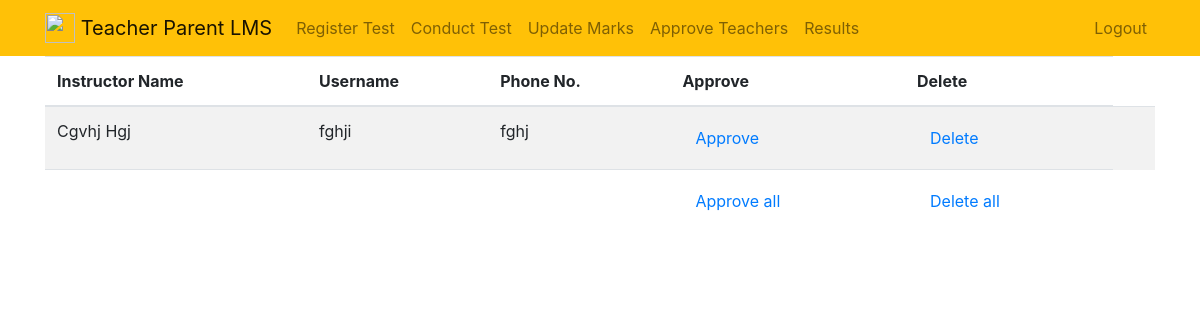
/t_approve/ (signed in), run on an earlier commit of the app's database.
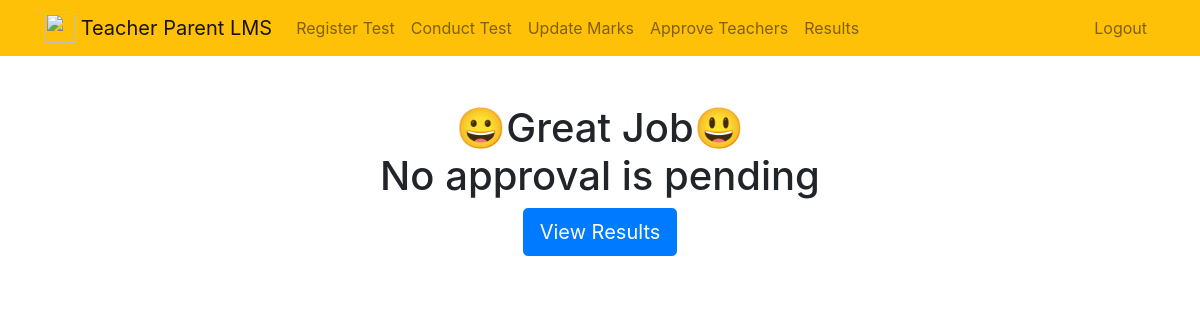
And on a later commit of the database.
### users/models.py (models this page shows, shortened)
class Teacher(models.Model):
    name = models.CharField(verbose_name='Full Name', max_length=30)
    ssn = models.OneToOneField(to=CustomUser, on_delete=models.CASCADE,
                               verbose_name='Teacher ID', primary_key=True, to_field='id')
    phone = PhoneNumberField(verbose_name='Phone No.', unique=True)

### users/customuser.py (models this page shows)
class CustomUser(AbstractUser):
    USER_TYPE_CHOICES = (
        (1, 'student'),
        (2, 'parent'),
        (3, 'teacher')
    )
    user_type = models.PositiveSmallIntegerField(
        verbose_name='Profession', choices=USER_TYPE_CHOICES, blank=True, null=True)

### users/views.py (the view, shortened to what this page needs)
# urls.py: path('t_approve/', views.approve_teacher, name='approve_teacher'),
@login_required
def approve_teacher(request):
    if request.user.is_superuser:       # only a superuser can approve or delete
        if request.method == 'GET':
            un_auth_users = CustomUser.objects.filter(user_type=None)
            teachers = Teacher.objects.filter(
                ssn__in=un_auth_users.values_list('id', flat=True))
            return render(request, 'approve_teacher.html', {'teachers': teachers})
    else:
        return HttpResponseForbidden("Response Forbidden")

### users/templates/approve_teacher.html (shortened to what this page needs)
{% extends "base.html" %}
{% block content %}
{% if teachers %}
<table class="table table-striped table-hover">
    <thead>
        <tr>
            <th scope="col">Instructor Name</th>
            <th scope="col">Username</th>
            <th scope="col">Phone No.</th>
            <th scope="col">Approve</th>
            <th scope="col">Delete</th>
        </tr>
    </thead>
    <tbody>
        {% for i in teachers %}
        <tr>
            <td>{{i.name}}</td>
            <td>{{i.ssn}}</td>
            <td>{{i.phone}}</td>
            <td>
                <form action="" method="POST">
                    <button class="btn btn-link">Approve</button>
                </form>
            </td>
            <td>
                <form action="" method="POST">
                    <button class="btn btn-link">Delete</button>
                </form>
            </td>
            <td>
            </td>
        </tr>
        {% endfor %}
        <tr>
            <td></td>
            <td></td>
            <td></td>
            <td>
                <form action="" method="POST">
                    <button class="btn btn-link">Approve all</button>
                </form>
            </td>
            <td>
                <form action="" method="POST">
                    <button class="btn btn-link">Delete all</button>
                </form>
            </td>
        </tr>
    </tbody>
</table>
{% else %}
<div class="row justify-content-center mt-5">
    <div class="col-md-7 text-center">
        <h1>😀Great Job😃<br>No approval is pending</h1>
        <a role="button" class="btn btn-primary btn-lg" href="{% url 'tests' %}">View Results</a>
    </div>
</div>
{% endif %}
{% endblock %}

What changed in the data, as far as the page shows it:
removed Teacher: name "Cgvhj Hgj", ssn "fghji", phone "fghj"
Also different on the page:
text no longer shown: "Instructor Name Username Phone No. Approve Delete Approve all Delete all"
text now shown: "😀Great Job😃 No approval is pending View Results"
